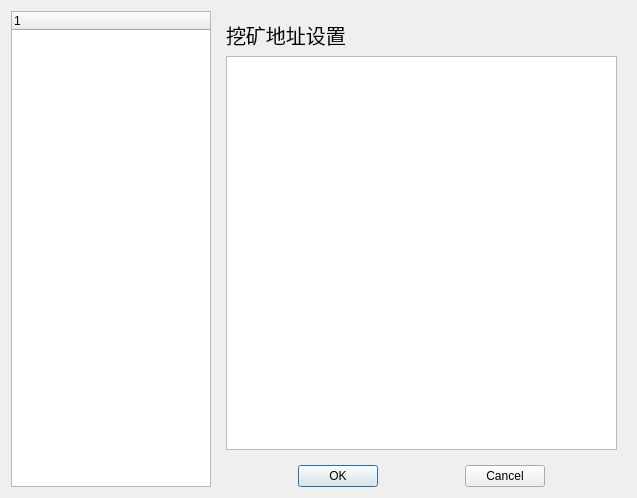
<?xml version="1.0" encoding="UTF-8"?>
<ui version="4.0">
 <class>Settings</class>
 <widget class="QDialog" name="Settings">
  <property name="geometry">
   <rect>
    <x>0</x>
    <y>0</y>
    <width>637</width>
    <height>498</height>
   </rect>
  </property>
  <property name="windowTitle">
   <string>Dialog</string>
  </property>
  <layout class="QGridLayout" name="gridLayout">
   <item row="0" column="0" rowspan="2">
    <widget class="QTreeWidget" name="treeWidget_settingsMenu">
     <property name="sizePolicy">
      <sizepolicy hsizetype="Fixed" vsizetype="Expanding">
       <horstretch>0</horstretch>
       <verstretch>0</verstretch>
      </sizepolicy>
     </property>
     <property name="maximumSize">
      <size>
       <width>200</width>
       <height>16777215</height>
      </size>
     </property>
     <column>
      <property name="text">
       <string notr="true">1</string>
      </property>
     </column>
    </widget>
   </item>
   <item row="0" column="1">
    <widget class="QStackedWidget" name="stackedWidget">
     <property name="currentIndex">
      <number>0</number>
     </property>
     <widget class="QWidget" name="page">
      <layout class="QGridLayout" name="gridLayout_2">
       <item row="0" column="0">
        <widget class="QLabel" name="label">
         <property name="font">
          <font>
           <pointsize>15</pointsize>
          </font>
         </property>
         <property name="text">
          <string>挖矿地址设置</string>
         </property>
        </widget>
       </item>
       <item row="1" column="0">
        <widget class="QTableView" name="tableView"/>
       </item>
      </layout>
     </widget>
     <widget class="QWidget" name="page_2"/>
    </widget>
   </item>
   <item row="1" column="1">
    <layout class="QHBoxLayout" name="horizontalLayout">
     <item>
      <spacer name="horizontalSpacer">
       <property name="orientation">
        <enum>Qt::Horizontal</enum>
       </property>
       <property name="sizeHint" stdset="0">
        <size>
         <width>40</width>
         <height>20</height>
        </size>
       </property>
      </spacer>
     </item>
     <item>
      <widget class="QPushButton" name="pushButton_confirm">
       <property name="text">
        <string>OK</string>
       </property>
      </widget>
     </item>
     <item>
      <spacer name="horizontalSpacer_2">
       <property name="orientation">
        <enum>Qt::Horizontal</enum>
       </property>
       <property name="sizeHint" stdset="0">
        <size>
         <width>40</width>
         <height>20</height>
        </size>
       </property>
      </spacer>
     </item>
     <item>
      <widget class="QPushButton" name="pushButton_reset">
       <property name="text">
        <string>Cancel</string>
       </property>
      </widget>
     </item>
     <item>
      <spacer name="horizontalSpacer_3">
       <property name="orientation">
        <enum>Qt::Horizontal</enum>
       </property>
       <property name="sizeHint" stdset="0">
        <size>
         <width>40</width>
         <height>20</height>
        </size>
       </property>
      </spacer>
     </item>
    </layout>
   </item>
  </layout>
 </widget>
 <resources/>
 <connections/>
</ui>
